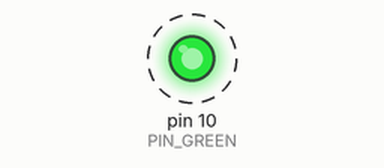
Simulated run of this sketch. Board: Arduino Uno, built with avr-gcc and run on an emulated ATmega328P. Parts: output pins drawn as LEDs (lit = HIGH). Dashed ring = blinking.

Above: at 0.2 s.
Timing chart, 0 to 3.0 s (numbered marks = the images above):
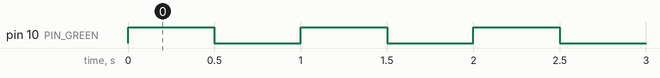

Measured:
- by itself, pin 10 (PIN_GREEN): alternates HIGH for 0.50 s and LOW for 0.50 s

The sketch:

a02_led_blink.ino
```cpp
/**
 * 네오아두보드 LED Blink
 * @Auth TaeJuneJoung
 * @Date 2021.05.28
 * 초록색 LED 0.5초간 ON/OFF 반복
 */

int PIN_GREEN = 10;

void setup() {
  pinMode(PIN_GREEN, OUTPUT);
}

/**
 * loop(): 아두이노에 전원이 들어오고 나서부터 계속 반복
 *
 * delay(microSeconds);
 * -> 정해진 ms만큼 보드가 멈춤
 */
void loop() {
  digitalWrite(PIN_GREEN, HIGH);
  delay(500);
  digitalWrite(PIN_GREEN, LOW);
  delay(500);
}
```
